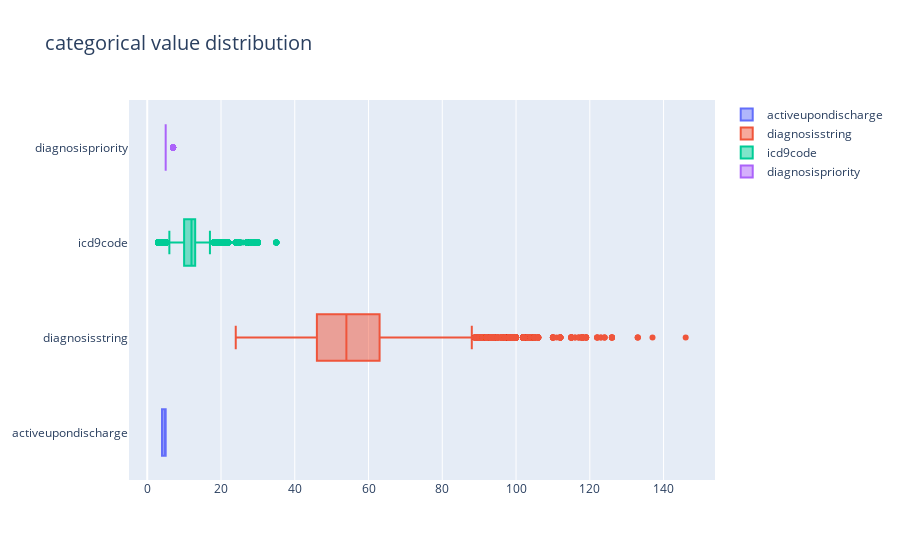

Notebook code cell kept with this figure:
### Code cell
fig3 = go.Figure()

# Use x instead of y argument for horizontal plot

for i in range(len(cate_columns)):
      fig3.add_trace(go.Box(x=df[cate_columns].applymap(str).applymap(len).iloc[:,i],
                        name = cate_columns[i]
                        ),
                  )

fig3.update_layout(
                  title_text=r"categorical value distribution",
                  title_font_size=20
                  )

fig3.show()

### Figure 1 — Plotly figure (JSON) as saved in the notebook; plotly's stock layout.template omitted (floating-point values rounded to 4 significant figures; data arrays with more than 128 entries replaced by an {"elided": "..."} marker saying what was removed)
{"data": [{"name": "activeupondischarge", "type": "box", "x": {"elided": "24978 int values"}}, {"name": "diagnosisstring", "type": "box", "x": {"elided": "24978 int values"}}, {"name": "icd9code", "type": "box", "x": {"elided": "24978 int values"}}, {"name": "diagnosispriority", "type": "box", "x": {"elided": "24978 int values"}}], "layout": {"title": {"font": {"size": 20}, "text": "categorical value distribution"}}}
